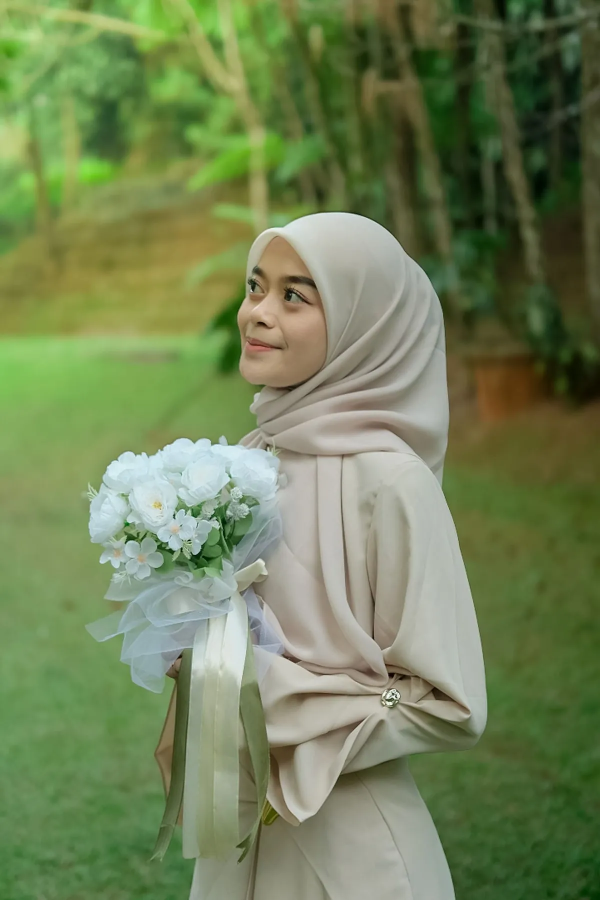
#> input picture assets/images/bride/bride-1200.webp, 1200 x 1800 px (shown at 1/2 size)
$ python optimize-images.py ../assets/images/bride/bride-1200.webp out.png
#> lines starting #> are read from the running program, lines starting #| are printed output that depends on the picture
#!/usr/bin/env python3
"""
Generate web-ready responsive images (AVIF + WebP) from a source photo.

Usage
-----
    python3 tools/optimize-images.py SOURCE.jpg OUTPUT_BASE [--widths 480 800 1600]

Example
-------
    python3 tools/optimize-images.py ~/Downloads/new-photo.jpg assets/images/gallery/gallery-09 --widths 480 800 1600

This writes:
    assets/images/gallery/gallery-09-480.avif   assets/images/gallery/gallery-09-480.webp
    assets/images/gallery/gallery-09-800.avif   assets/images/gallery/gallery-09-800.webp
    assets/images/gallery/gallery-09-1600.avif  assets/images/gallery/gallery-09-1600.webp

and prints the original width/height + a placeholder colour to paste into js/config.js.

Requirements: Python 3.9+ and Pillow 11.3+ (`pip install pillow`).
"""
import argparse
import os
import sys

from PIL import Image, ImageOps

AVIF_QUALITY = 58   # 0-100 (Pillow scale). ~58 is visually lossless for photos at these sizes.
WEBP_QUALITY = 80


def average_colour(img):
    small = img.convert("RGB").resize((1, 1), Image.LANCZOS)
    r, g, b = small.getpixel((0, 0))
    return f"#{r:02x}{g:02x}{b:02x}"


def main():
    p = argparse.ArgumentParser(description=__doc__, formatter_class=argparse.RawDescriptionHelpFormatter)
    p.add_argument("source")
    p.add_argument("output_base", help="path without size/extension, e.g. assets/images/gallery/gallery-09")
    p.add_argument("--widths", nargs="+", type=int, default=[480, 800, 1600])
    args = p.parse_args()

    img = Image.open(args.source)
#> img is the input picture: PIL image 1200x1800 RGB; mean R, G, B 114, 130.6, 87.4
    img = ImageOps.exif_transpose(img).convert("RGB")  # respect camera rotation, drop alpha/EXIF
    w, h = img.size
#> w = 1200; h = 1800
    os.makedirs(os.path.dirname(args.output_base) or ".", exist_ok=True)

    for target in args.widths:
        tw = min(target, w)
        th = round(h * tw / w)
        resized = img.resize((tw, th), Image.LANCZOS) if tw != w else img
        base = f"{args.output_base}-{target}"
        resized.save(base + ".avif", quality=AVIF_QUALITY, speed=4)
        resized.save(base + ".webp", quality=WEBP_QUALITY, method=6)
        print(f"  {base}.avif  {os.path.getsize(base + '.avif') // 1024} KB   "
              f".webp {os.path.getsize(base + '.webp') // 1024} KB   ({tw}x{th})")
#> this loop made 3 passes
#> pass 1, in main, `resized = img.resize((tw, th), Image.LANCZOS) if tw != w else img`:
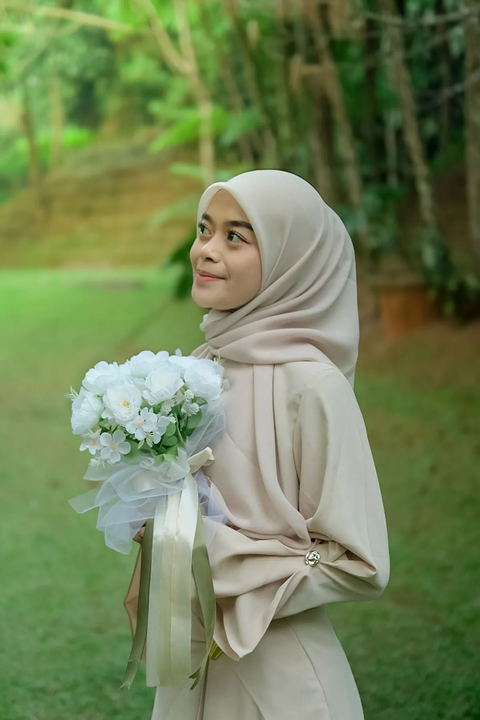
#> resized: PIL image 480x720 RGB; mean R, G, B 114, 130.6, 87.4

    print(f"\nconfig values ->  w: {w}, h: {h}, color: '{average_colour(img)}'")
#> in average_colour, `r, g, b = small.getpixel((0, 0))`: r = 119; g = 134; b = 93
#| config values ->  w: 1200, h: 1800, color: '#77865d'


if __name__ == "__main__":
    sys.exit(main())
#> (the program exits here)
